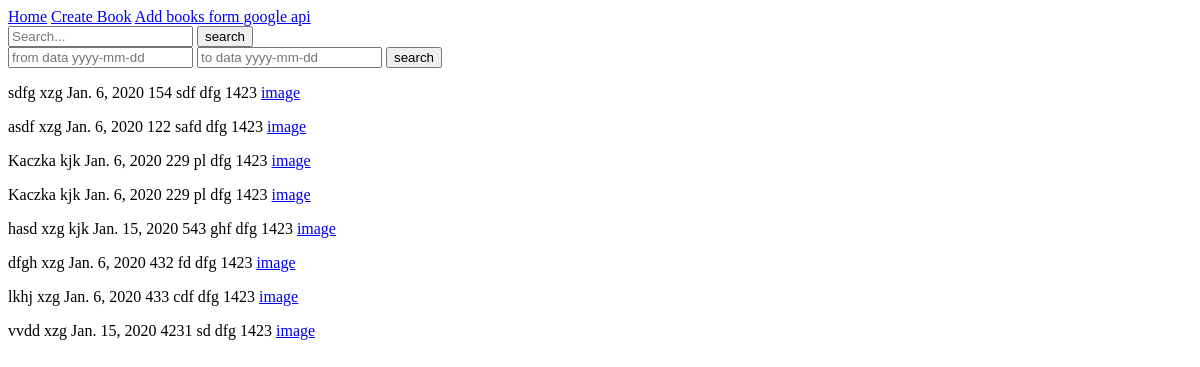
/book/list, run on an earlier commit of the app's database.
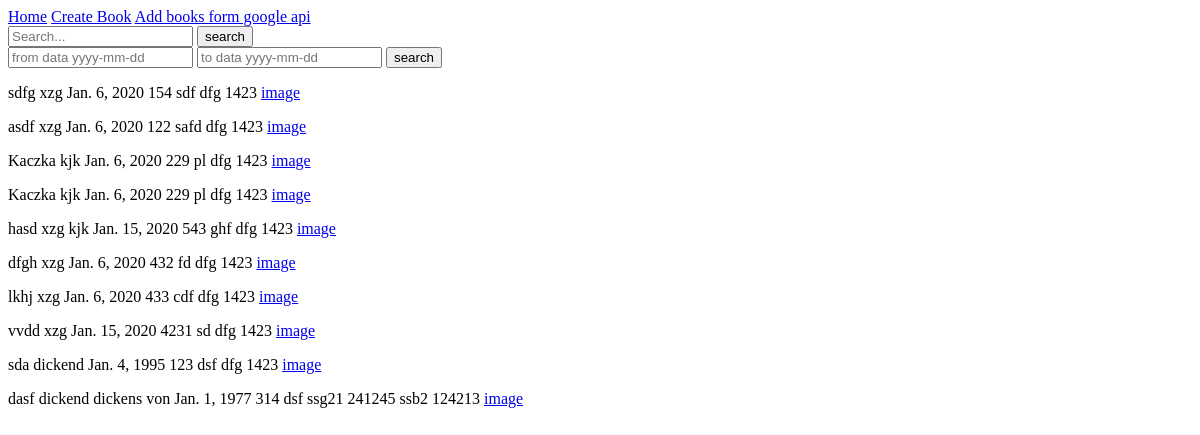
And on a later commit of the database.
### books/models.py (models this page shows, shortened)
class Book(models.Model):
    title = models.CharField(
        _('title'),
        max_length=200,
    )
    released = models.DateField(
        _('release date'),
    )
    pageCount = models.SmallIntegerField(
        _('page count'),
        blank=True,
    )
    language = models.CharField(
        _('language'),
        max_length=100,
        blank=True,
    )
    imageLink = models.URLField(
        _('image link'),
        max_length=300,
        blank=True,
    )
    authors = models.ManyToManyField(Author)
    identifiers = models.ManyToManyField(IndustryIdentifiers)
    class Meta:
        verbose_name = _('book')
        verbose_name_plural = _('books')

class Author(models.Model):
    name = models.CharField(
        _('author'),
        max_length=300,
    )
    class Meta:
        verbose_name = ('author')
        verbose_name_plural = ('authors')
    def __str__(self):
        return self.name

class IndustryIdentifiers(models.Model):
    type = models.CharField(
        _('type'),
        max_length=200,
    )
    identifier = models.CharField(
        _('identifier'),
        max_length=200,
    )
    class Meta:
        verbose_name = ('identifier')
        verbose_name_plural = ('indetifiers')
    def __str__(self):
        return self.type + ' ' + self.identifier

### books/views.py (the view)
# urls.py: path('list', views.BookListView.as_view(), name='list'),
class BookListView(ListView):
    model = Book
    template_name = 'books/list.html'
    context_object_name = 'books'
    paginate_by = 10

### Templates/books/list.html (shortened to what this page needs)
{% extends "books/base.html" %}
{% block content %}
  <a href="{% url 'home' %}">Home</a>
  <a href="{% url 'books:create' %}">Create Book</a>
  <a href="{% url 'books:search_api' %}">Add books form google api</a>
<form action="{% url 'books:search_results' %}" method="get">
  <input name="q" type="text" placeholder="Search...">
  <input type="submit" value="search">
</form>
<form action="{% url 'books:data_search_results' %}" method="get">
  <input name="s" type="text" placeholder="from data yyyy-mm-dd">
  <input name="e" type="text" placeholder="to data yyyy-mm-dd">
  <input type="submit" value="search" >
</form>
  {% for book in books %}
    <a>
        {{ book.title }}
        {% for author in book.authors.all %}
            {{ author }}
        {% endfor %}
        {{ book.released }}
        {{ book.pageCount }}
        {{ book.language}}
        {% for IndustryIdentifiers in book.identifiers.all %}
          {{ IndustryIdentifiers }}
        {% endfor %}
        <a href= {{ book.imageLink }}>image</a>
    </a>
  {% empty %}
    <h1>No books found.</h1>
  {% endfor %}
{% endblock content %}

### Templates/books/base.html (shortened to what this page needs)
<!DOCTYPE html>
<html>
    <head>
    </head>
    <body>
        {% block content %}
        {% endblock %}
    </body>
</html>

What changed in the data, as far as the page shows it:
added Book: title "sda", released "Jan. 4, 1995", pageCount "123", language "dsf", IndustryIdentifiers (type+identifier "dfg 1423")
now on this page (row unchanged): Author: name "dickend"
added Book: title "dasf", released "Jan. 1, 1977", pageCount "314", language "dsf"
now on this page (row unchanged): Author: name "dickens von", shown under "dasf"
now on this page (row unchanged): IndustryIdentifiers: type+identifier "ssg21 241245", shown under "dasf"
now on this page (row unchanged): IndustryIdentifiers: type+identifier "ssb2 124213", shown under "dasf"
